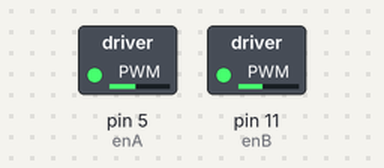
A sketch run on a simulated Arduino Uno, built with avr-gcc and run on an emulated ATmega328P. Shown: switched loads named in the sketch (green lamp = pin HIGH). Dashed ring = blinking. What the sketch prints to the serial monitor is not drawn.

Above: at 0.05 s.
Timing chart, 0 to 3.5 s (numbered marks = the images above):
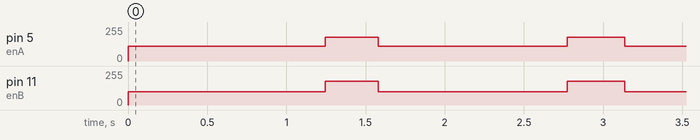

The sketch:

Lab2.ino
```cpp
void setup() {
  Serial.begin(9600); // Setup Serial port for debugging
}

// forward function to drive the robot forward
// makes both sides of motors to run in forward direction
void forward()
{
 int in1=6,in2=7,in3=8,in4=9,enA=5,enB=11;

   digitalWrite(in3, LOW);
   digitalWrite(in4, HIGH);
   analogWrite(enB, 100);
   digitalWrite(in1, HIGH);
   digitalWrite(in2, LOW);
   analogWrite(enA, 110);
   // different speeds to the motors in order to make thr robot go in straight direction
}

// right function to move the robot right by 90 degrees
// makes left side motors to run forward at 180 speed and right side to run backward at 180 speed which results in the robot turning in right direction
void right()
{
 int in1=6,in2=7,in3=8,in4=9,enA=5,enB=11;

   digitalWrite(in3, LOW);
   digitalWrite(in4, HIGH);
   analogWrite(enB, 180);
   digitalWrite(in1, LOW);
   digitalWrite(in2, HIGH);
   analogWrite(enA, 180);

}

// function returns modulo function value in order to establish a repeating timer
double timer()
{  unsigned long time1;
   double time2;
   time1 = millis();
   time2 = time1 % 1550;

   // remainder of millis function is found when divided by 1550 as I wanted motion function to repeat after each 1550 milliseconds interval

   Serial.print(" Timer : ");
   Serial.print(time2);
   return time2;
}

// function that calls forward or right functions based on the value returned by timer function
// conditions inside the function motion keep on repeating after 1550ms time interval i.e going straight for 0.5m and turning right in order to complete four sides of a square and keeps on drawing the square
void motion(double time2)
{
   if( time2<=1200)// 1200ms time required to travel 0.5m
   {
    forward();
    Serial.println(" Forward ");
    }
   else if( time2>1200 && time2<1550)// 350ms required to make right turn
   {
    right();
    Serial.println(" Right ");
   }
}

void loop()
{
   double time2; // variable to store repeating timer value
   time2 =timer();
   motion(time2); // timer value fed to motion function which calls forward or right function based on timer value

}

// DRAWBACKS OF USING TIMING BASED APPROACH
// 1. No sensor feedback in order to determine whether we are going on the correct path.
// 2. No method to correct faults in the robot such as misaligned wheels which results in robot going in a curvy path instead of straight line.
// 3. If initial position is not same every time, the robot may go to different directions each time instead of going on desired path.
// 4. Trial and Error method used which takes a lot of time to perfect as it is a matter of milliseconds.
// 5. As there is no feedback involved, the controller doesn't know whether the processes are being executed correctly.
// 6. Robot fails to perform the tasks in similar manner when its environment is changed. eg.: robot was running in different manners on tiles and on carpet.
```

Measured:
- by itself, pin 5 (enA): alternates 180/255 for 0.34 s and 110/255 for 1.2 s
- by itself, pin 11 (enB): alternates 180/255 for 0.34 s and 100/255 for 1.2 s
